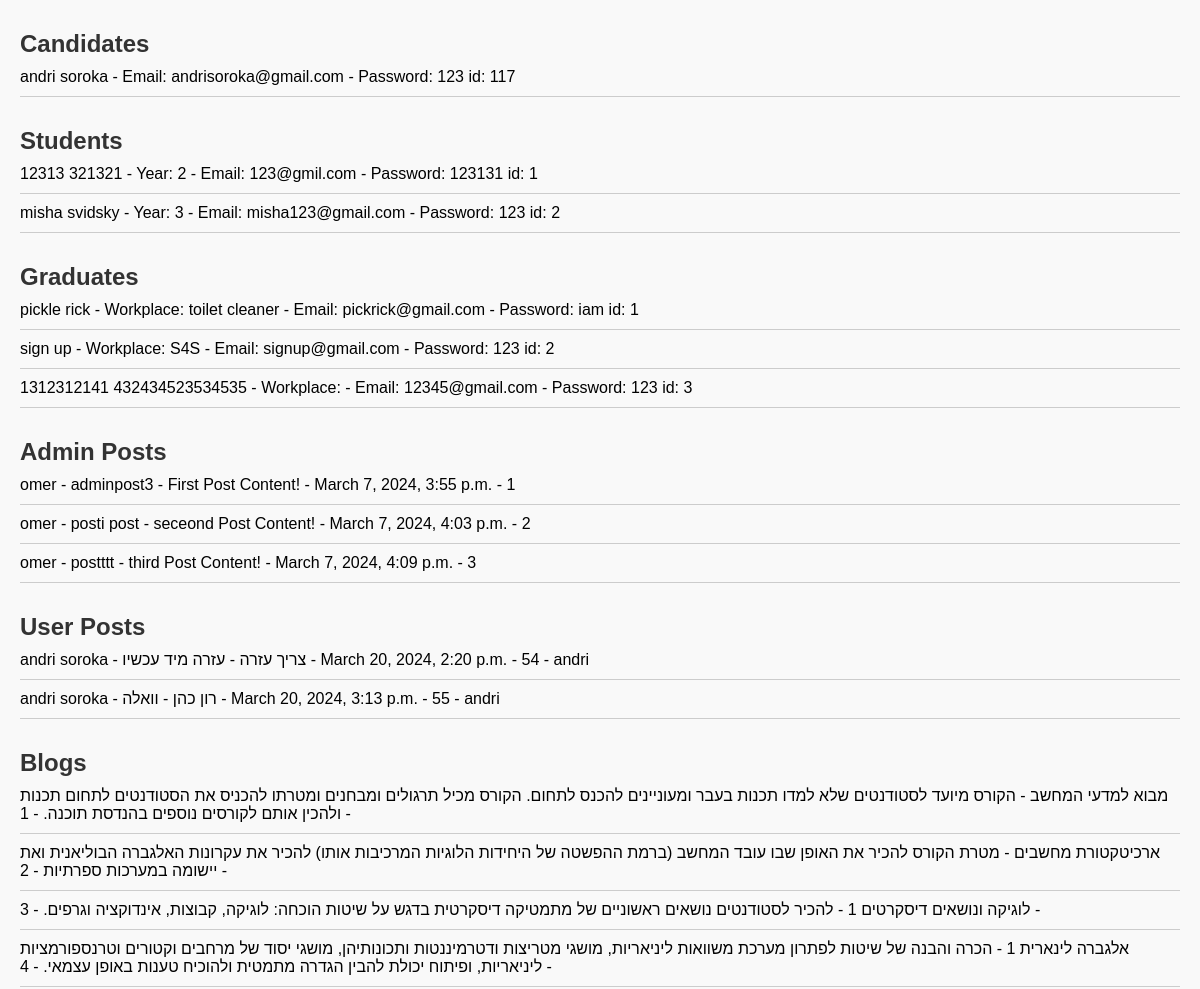
The page /data/ (upper part) on the database as committed earlier.
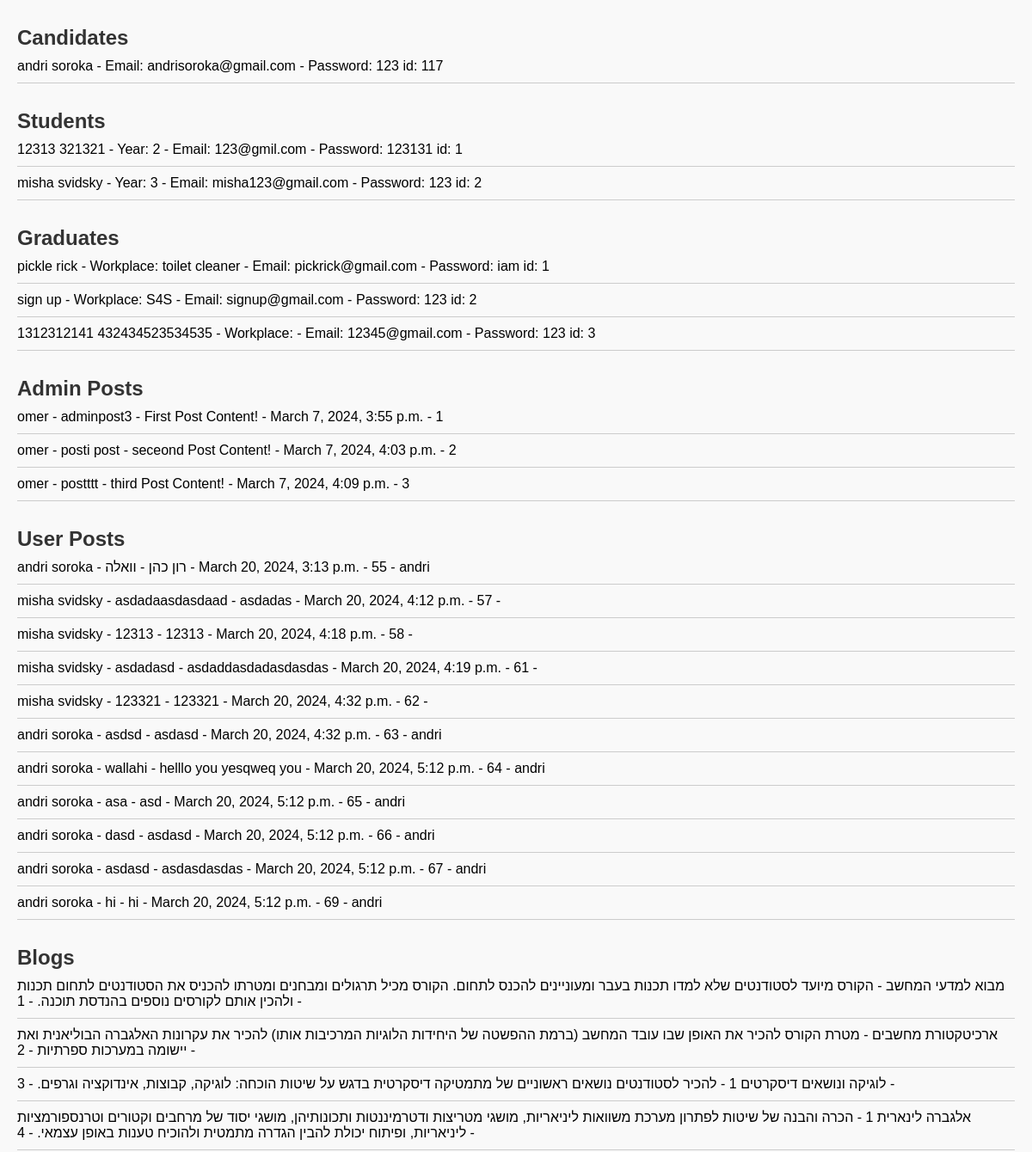
The same page on the database as committed later.
### S4S/models.py (models this page shows, shortened)
class Candidate(models.Model):
    first_name = models.CharField(max_length=100)
    last_name = models.CharField(max_length=100)
    email = models.EmailField(max_length=254)
    password = models.CharField(max_length=100)

class Student(models.Model):
    first_name = models.CharField(max_length=100)
    last_name = models.CharField(max_length=100)
    select_year = models.IntegerField()
    email = models.EmailField(max_length=254)
    password = models.CharField(max_length=100)

class Graduate(models.Model):
    first_name = models.CharField(max_length=100)
    last_name = models.CharField(max_length=100)
    work_place = models.CharField(max_length=20)
    email = models.EmailField(max_length=254)
    password = models.CharField(max_length=100)

class Post(models.Model):
    title = models.CharField(max_length=100)
    content = models.TextField()
    date_posted = models.DateTimeField(default=timezone.now)
    author = models.ForeignKey(User, on_delete=models.CASCADE)
    blog = models.ForeignKey('Blog', on_delete=models.CASCADE, null=True)

class Post2(models.Model):
    title = models.CharField(max_length=100)
    user_name = models.CharField(default="none", max_length=100)
    content = models.TextField()
    date_posted = models.DateTimeField(default=timezone.now)
    blog = models.ForeignKey('Blog', on_delete=models.CASCADE, null=True)
    candidate = models.ForeignKey('Candidate', on_delete=models.CASCADE, null=True, blank=True)
    student = models.ForeignKey('Student', on_delete=models.CASCADE, null=True, blank=True)
    graduate = models.ForeignKey('Graduate', on_delete=models.CASCADE, null=True, blank=True)

class Blog(models.Model):
    title = models.CharField(max_length=100)
    description = models.TextField(default='No description')

### S4S/DataVisuals.py (the view)
# urls.py: path('data/', DataVisuals.display_data, name='data'),
def display_data(request):
    candidates = Candidate.objects.all()
    students = Student.objects.all()
    graduates = Graduate.objects.all()
    posts = Post.objects.all()
    posts2 = Post2.objects.all()
    blogs = Blog.objects.all()
    return render(request, 'display_data.html', {'candidates': candidates, 'students': students,
                                                 'graduates': graduates, 'posts': posts, 'posts2': posts2 , 'blogs': blogs } )

### templates/display_data.html (shortened to what this page needs)
<!DOCTYPE html>
<html lang="en">
<head>
</head>
<body>
    <h1>Candidates</h1>
    <ul>
        {% for candidate in candidates %}
        <li>{{ candidate.first_name }} {{ candidate.last_name }} - Email: {{ candidate.email }}
            - Password: {{ candidate.password }} id: {{ candidate.id }}</li>
        {% endfor %}
    </ul>
    <h1>Students</h1>
    <ul>
        {% for student in students %}
        <li>{{ student.first_name }} {{ student.last_name }} - Year: {{ student.select_year }} - Email: {{ student.email }}
            - Password: {{ student.password }} id: {{ student.id }}</li>
        {% endfor %}
    </ul>
    <h1>Graduates</h1>
    <ul>
        {% for graduate in graduates %}
        <li>{{ graduate.first_name }} {{ graduate.last_name }} - Workplace: {{ graduate.work_place }}
            - Email: {{ graduate.email }} - Password: {{ graduate.password }} id: {{ graduate.id }}</li>
        {% endfor %}
    </ul>
    <h1>Admin Posts</h1>
    <ul>
        {% for post in posts %}
        <li>{{ post.author }} - {{ post.title }} - {{ post.content }} - {{ post.date_posted }} - {{ post.id }}</li>
        {% endfor %}
    </ul>
    <h1>User Posts</h1>
    <ul>
        {% for post2 in posts2 %}
        <li>{{ post2.user_name }} - {{ post2.title }} - {{ post2.content }}
            - {{ post2.date_posted }} - {{ post2.id }} - {{ post2.candidate.first_name }}</li>
        {% endfor %}
    </ul>
 <h1>Blogs</h1>
    <ul>
        {% for blog in blogs %}
        <li>{{ blog.title }} - {{ blog.description }} - {{ blog.id }} - </li>
        {% endfor %}
    </ul>
</body>
</html>

Rows that differ between the two databases and show on the page:
removed Post2: user_name "andri soroka", title "צריך עזרה", content "עזרה מיד עכשיו", date_posted "March 20, 2024, 2:20 p.m.", id "54", candidate.first_name "andri"
added Post2: user_name "misha svidsky", title "asdadaasdasdaad", content "asdadas", date_posted "March 20, 2024, 4:12 p.m.", id "57"
added Post2: user_name "misha svidsky", title "12313", content "12313", date_posted "March 20, 2024, 4:18 p.m.", id "58"
added Post2: user_name "misha svidsky", title "asdadasd", content "asdaddasdadasdasdas", date_posted "March 20, 2024, 4:19 p.m.", id "61"
added Post2: user_name "misha svidsky", title "123321", content "123321", date_posted "March 20, 2024, 4:32 p.m.", id "62"
added Post2: user_name "andri soroka", title "asdsd", content "asdasd", date_posted "March 20, 2024, 4:32 p.m.", id "63", candidate.first_name "andri"
added Post2: user_name "andri soroka", title "wallahi", content "helllo you yesqweq you", date_posted "March 20, 2024, 5:12 p.m.", id "64", candidate.first_name "andri"
added Post2: user_name "andri soroka", title "asa", content "asd", date_posted "March 20, 2024, 5:12 p.m.", id "65", candidate.first_name "andri"
added Post2: user_name "andri soroka", title "dasd", content "asdasd", date_posted "March 20, 2024, 5:12 p.m.", id "66", candidate.first_name "andri"
added Post2: user_name "andri soroka", title "asdasd", content "asdasdasdas", date_posted "March 20, 2024, 5:12 p.m.", id "67", candidate.first_name "andri"
added Post2: user_name "andri soroka", title "hi", content "hi", date_posted "March 20, 2024, 5:12 p.m.", id "69", candidate.first_name "andri"
